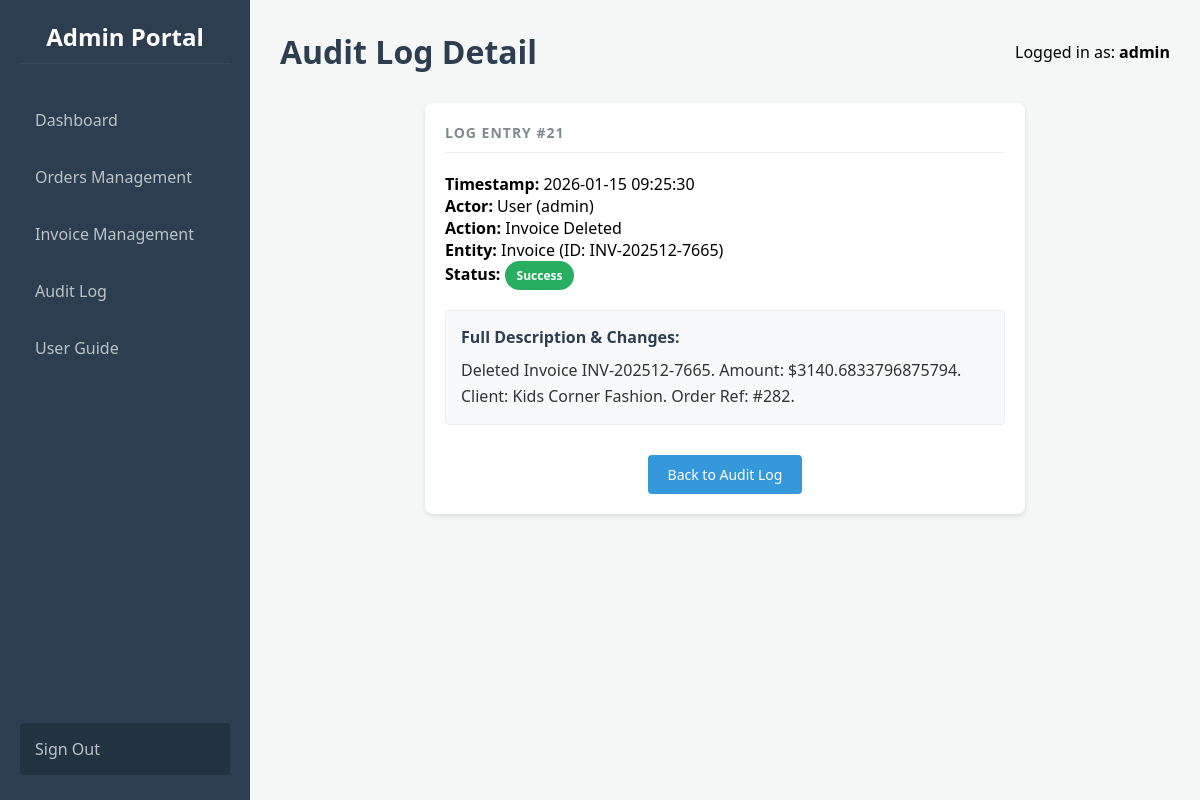
The app's page /audit/view/21 (signed in) with its own data.
### app.py (models this page shows)
class AuditLog(db.Model):
    id = db.Column(db.Integer, primary_key=True)
    timestamp = db.Column(db.DateTime, default=datetime.utcnow)
    actor_type = db.Column(db.String(50), default='System')
    actor_id = db.Column(db.String(50))
    action = db.Column(db.String(100), nullable=False)
    entity_type = db.Column(db.String(50))
    entity_id = db.Column(db.String(50))
    status = db.Column(db.String(50))
    description = db.Column(db.String(255))

### app.py (the view)
@app.route('/audit/view/<int:log_id>')
def audit_details(log_id):
    if 'user_id' not in session: return redirect(url_for('login'))
    log = AuditLog.query.get_or_404(log_id)
    return render_template('audit_details.html', log=log)

### templates/audit_details.html
{% extends "base.html" %}
{% block header %}Audit Log Detail{% endblock %}
{% block content %}
    <div class="card" style="max-width: 600px; margin: 0 auto; text-align: left;">
        <h3 style="border-bottom: 1px solid #eee; padding-bottom: 10px; margin-bottom: 20px;">
            Log Entry #{{ log.id }}
        </h3>
        <p><strong>Timestamp:</strong> {{ log.timestamp.strftime('%Y-%m-%d %H:%M:%S') }}</p>
        <p><strong>Actor:</strong> {{ log.actor_type }} ({{ log.actor_id }})</p>
        <p><strong>Action:</strong> {{ log.action }}</p>
        <p><strong>Entity:</strong> {{ log.entity_type }} (ID: {{ log.entity_id }})</p>
        <p><strong>Status:</strong> <span class="badge badge-{{ log.status }}">{{ log.status }}</span></p>
        <div style="margin-top: 20px; background-color: #f8f9fa; padding: 15px; border-radius: 4px; border: 1px solid #eee;">
            <h4 style="margin-bottom: 10px; color: #2c3e50;">Full Description & Changes:</h4>
            <p style="line-height: 1.6; color: #333;">{{ log.description }}</p>
        </div>
        <div style="margin-top: 30px; text-align: center;">
            <a href="{{ url_for('audit_log') }}" class="btn btn-primary">Back to Audit Log</a>
        </div>
    </div>
{% endblock %}

### templates/base.html (shortened to what this page needs)
<!DOCTYPE html>
<html lang="en">
<head>
    <link rel="stylesheet" href="https://cdnjs.cloudflare.com/ajax/libs/font-awesome/6.4.0/css/all.min.css">
</head>
<body>
    <nav class="sidebar">
        <h2>Admin Portal</h2>
        <a href="{{ url_for('dashboard') }}" class="{{ 'active' if request.path == '/dashboard' else '' }}">Dashboard</a>
        <a href="{{ url_for('orders') }}" class="{{ 'active' if request.path == '/orders' else '' }}">Orders Management</a>
        <a href="{{ url_for('invoices') }}" class="{{ 'active' if request.path == '/invoices' else '' }}">Invoice Management</a>
        <a href="{{ url_for('audit_log') }}" class="{{ 'active' if request.path == '/audit' else '' }}">Audit Log</a>
        <a href="{{ url_for('guide') }}" class="{{ 'active' if request.path == '/guide' else '' }}">User Guide</a>
        <a href="{{ url_for('logout') }}" style="margin-top: auto; background: rgba(0,0,0,0.2);">Sign Out</a>
    </nav>
    <div class="main-content">
        <div class="header">
            <h1>{% block header %}Overview{% endblock %}</h1>
            <div class="user-info">Logged in as: <strong>{{ session.get('username', 'Guest') }}</strong></div>
        </div>
        {% block content %}{% endblock %}
    </div>
</body>
</html>

### templates/base.html (style rules this page uses)
* { box-sizing: border-box; margin: 0; padding: 0; font-family: 'Segoe UI', Tahoma, Geneva, Verdana, sans-serif; }
body { background-color: #f4f7f6; display: flex; min-height: 100vh; }
.sidebar { width: 250px; background-color: #2c3e50; color: white; padding: 20px; display: flex; flex-direction: column; flex-shrink: 0; }
.sidebar h2 { margin-bottom: 30px; font-size: 24px; text-align: center; border-bottom: 1px solid #34495e; padding-bottom: 10px; }
.sidebar a { color: #bdc3c7; text-decoration: none; padding: 15px; margin-bottom: 5px; border-radius: 4px; transition: 0.3s; display: block; }
.main-content { flex: 1; padding: 30px; overflow-y: auto; }
.header { display: flex; justify-content: space-between; align-items: center; margin-bottom: 30px; }
.header h1 { color: #2c3e50; }
.card { background: white; padding: 20px; border-radius: 8px; box-shadow: 0 2px 5px rgba(0,0,0,0.1); text-align: center; }
.card h3 { font-size: 14px; color: #7f8c8d; margin-bottom: 10px; text-transform: uppercase; letter-spacing: 1px; }
.badge { padding: 6px 12px; border-radius: 20px; font-size: 12px; font-weight: bold; color: white; display: inline-block; }
.badge-Paid, .badge-Success, .badge-Invoiced { background-color: #27ae60; }
.btn { padding: 10px 20px; border-radius: 4px; text-decoration: none; color: white; border: none; cursor: pointer; font-size: 14px; transition: background 0.3s; display: inline-block; }
.btn-primary { background-color: #3498db; }

### records on screen
AuditLog: get "admin", id "21", timestamp "2026-01-15 09:25:30", actor_type "User", actor_id "admin", action "Invoice Deleted", entity_type "Invoice", entity_id "INV-202512-7665", status "Success", description "Deleted Invoice INV-202512-7665. Amount: $3140.6833796875794. Client: Kids Corner Fashion. Order Ref: #282."
